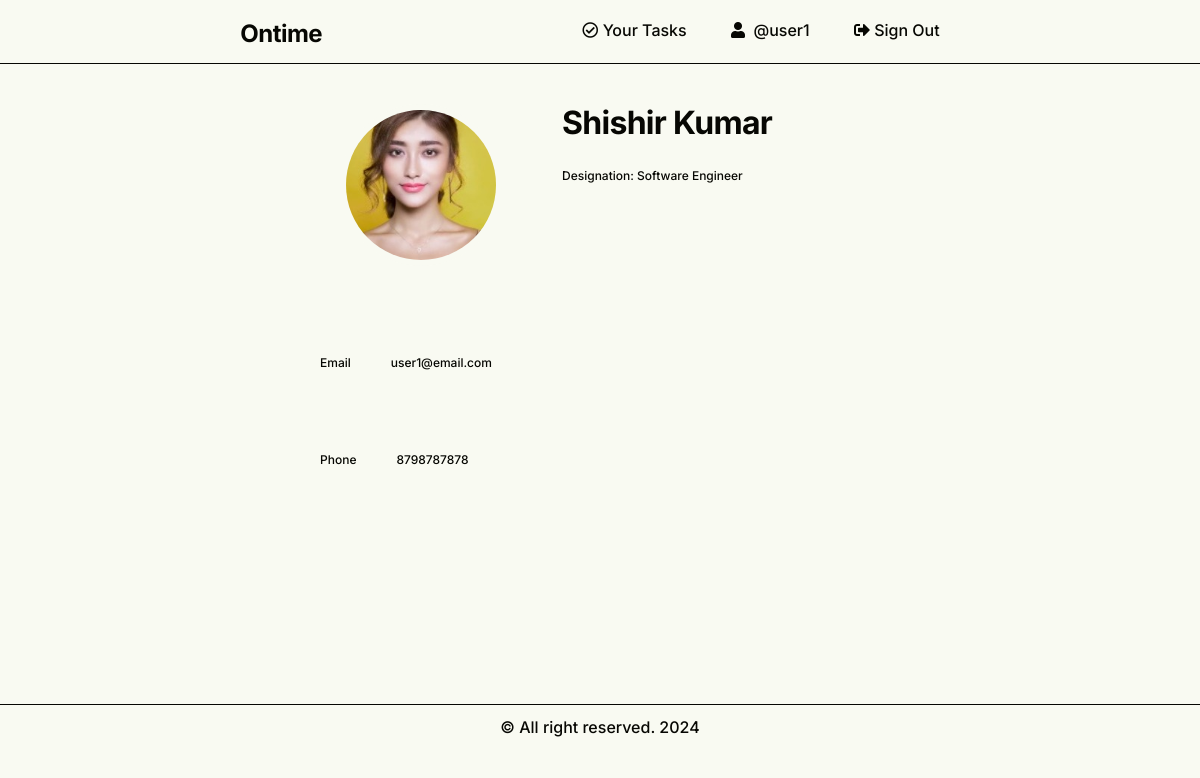
The app's page /profile.php (signed in) with its own data.
### tables this page shows
CREATE TABLE `profiles` (
  `id` int(11) NOT NULL,
  `user_id` int(11) NOT NULL,
  `firstname` varchar(255) NOT NULL,
  `middlename` varchar(255) DEFAULT NULL,
  `lastname` varchar(255) NOT NULL,
  `picture` varchar(255) DEFAULT NULL,
  `designation` varchar(255) DEFAULT NULL,
  `created_at` datetime DEFAULT current_timestamp(),
  `updated_at` datetime DEFAULT current_timestamp() ON UPDATE current_timestamp()
);

### System/SessionManager.php (called while the page is built, shortened)
<?php
class SessionManager
{
	public function __construct($sessionName = 'ontime_session')
	{
		$this->sessionName = $sessionName;
	}
	public function get($key)
	{
		return isset($_SESSION[$key]) ? $_SESSION[$key] : null;
	}
}

### profile.php (the view, shortened to what this page needs)
<?php
$session = new SessionManager();
$pdo = Connection::getInstance();
$sql = 'SELECT * FROM profiles WHERE user_id=:user_id';
$user_id = $session->get('logged_user')['id'];
$statement = $pdo->prepare($sql);
$statement->bindValue(':user_id', $user_id);
$statement->execute();
$profile = $statement->fetch(PDO::FETCH_ASSOC);
?>
<?php include 'partials/header.php'; ?>
<div id="profile-wrapper" class="center-50">
    <div class="profile-box">
        <div>
            <div class="image-container">
                <img id="profilePicture" src="<?= "uploads/" . $profile['picture']; ?>" width="150" height="150">
            </div>
        </div>
        <div>
            <h1 id="aboutHeading" style="display: flex;"><?= $profile['firstname'] ?? '' ?>
                <?= $profile['lastname'] ?? '' ?>
            </h1>
            <p><small>Designation:&nbsp;<?= $profile['designation'] ?? '' ?></small></p>
        </div>
    </div>
    <div class="profile-box">
        <div>
            <p><small>Email</small></p>
        </div>
        <div>
            <p><small><?= $session->get('logged_user')['email'] ?? '' ?></small></p>
        </div>
    </div>
    <div class="profile-box">
        <div>
            <p><small>Phone</small></p>
        </div>
        <div>
            <p><small><?= $session->get('logged_user')['phone'] ?? '' ?></small></p>
        </div>
    </div>
</div>
<?php include 'partials/footer.php'; ?>

### partials/header.php (shortened to what this page needs)
<!DOCTYPE html>
<html>
<head>
	<link rel="stylesheet" href="style.css" />
	<link rel="stylesheet" href="https://cdn.jsdelivr.net/npm/flatpickr/dist/flatpickr.min.css">
	<link rel="stylesheet" href="https://cdnjs.cloudflare.com/ajax/libs/font-awesome/5.15.4/css/all.min.css">
	<link rel="stylesheet" href="https://cdnjs.cloudflare.com/ajax/libs/cropperjs/1.5.12/cropper.min.css">
	<link rel="stylesheet" href="https://cdnjs.cloudflare.com/ajax/libs/photoswipe/5.4.2/photoswipe.min.css" />
	<link rel="stylesheet"
		href="https://cdnjs.cloudflare.com/ajax/libs/photoswipe-dynamic-caption-plugin/1.2.7/photoswipe-dynamic-caption-plugin.min.css" />
	<link rel="stylesheet" href="https://cdn.jsdelivr.net/simplemde/latest/simplemde.min.css">
</head>
<body>
	<header id="primary-header">
		<h2><a href="public-tasks.php">Ontime</a></h2>
		<nav>
			<?php
			if ($session->get('logged_user')) {
				?>
				<a href="tasks.php"><i class="far fa-check-circle"></i>&nbsp;Your Tasks</a>
				<a href="profile.php">
					<i class="fa fa-user"></i>
					&nbsp;@<?= $session->get('logged_user')['username']; ?>
				</a>
				<a href="sign-out.php"><i class="fas fa-sign-out-alt"></i>&nbsp;Sign Out</a>
				<?php
			} else {
				?>
				<a href="login.php">Login</a>
				<?php
			}
			?>
		</nav>
	</header>
	<div id="wrapper">

### partials/footer.php (shortened to what this page needs)
</div>
<footer>
    <?php echo "&copy; All right reserved. " . date('Y') ?>
</footer>
</body>
</html>

### style.css (style rules this page uses)
:root { --primary-color: #B6BA50; --secondary-color: #A2DAAF; --accent-color: #7ACBB0; --error-color: #B93532; --bg-color: #F9FAF2; --text-color: #070703; }
body { font-size: 16px; font-family: "Inter", sans-serif; font-weight: 500; line-height: 1.6; color: var(--text-color); background-color: var(--bg-color); }
h1, h2 { font-family: inherit; font-weight: 700; line-height: 1.15; letter-spacing: -0.022em; margin-bottom: 20px; }
h1 { margin-bottom: 20px; }
h2 { margin-bottom: 15px; }
p { font-size: 1rem; margin-bottom: 15px; }
small { font-size: 0.75rem; }
a { color: var(--text-color); text-decoration: none; }
#primary-header { display: flex; background-color: var(--bg-color); border-bottom: 1px solid var(--text-color); flex-wrap: nowrap; justify-content: space-evenly; }
#primary-header nav { margin: auto 0; }
#primary-header>nav>a { margin: 0 20px; color: var(--text-color) }
#wrapper { min-height: 80vh; margin: 0 auto; display: flex; flex-direction: column; }
footer { padding: 10px 20px; background-color: var(--bg-color); color: var(--text-color); display: flex; border-top: 1px solid var(--text-color); flex-direction: row; justify-content: center; }
.profile-box { display: flex; }
.profile-box div { padding: 20px; }
.profile-box div img { border-radius: 50%; border: 6px solid var(--bg-color); }
.image-container { position: relative; display: inline-block; }
a, button, input[type=button] { cursor: pointer; }
.center-50 { width: 50%; margin: 0 auto; }
div.center-50 img { max-width: 100%; height: auto; display: block; }

### records on screen
profiles: picture (picture), firstname "Shishir", lastname "Kumar", designation "Software Engineer"

### other values on screen
$session->get('logged_user')['username'] "user1"
$session->get('logged_user')['email'] "user1@email.com"
$session->get('logged_user')['phone'] "8798787878"
